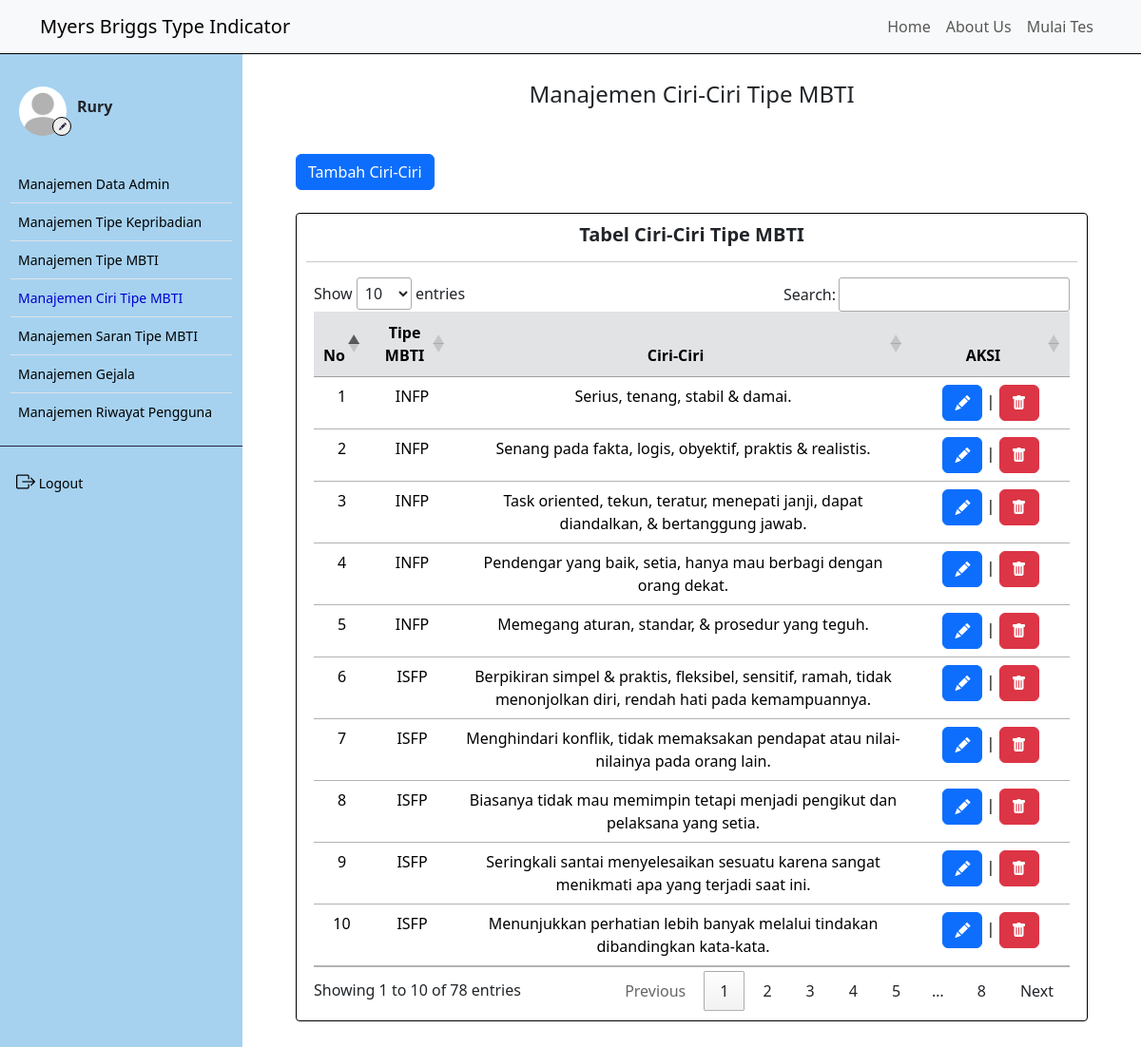
The app's page /ciri-ciri/index.php (signed in) with its own data.
### tables this page shows
CREATE TABLE `user` (
  `iduser` int(11) NOT NULL,
  `nama` varchar(50) NOT NULL,
  `username` varchar(50) NOT NULL,
  `password` varchar(100) NOT NULL,
  `email` varchar(50) NOT NULL,
  `foto` varchar(50) NOT NULL
);

CREATE TABLE `ciri_mbti` (
  `id_ciri` int(11) NOT NULL,
  `id_tpmbti` int(11) NOT NULL,
  `ciri` text NOT NULL
);

CREATE TABLE `tipe_mbti` (
  `id_tpmbti` int(11) NOT NULL,
  `kode` varchar(20) NOT NULL,
  `nama_mbti` varchar(5) NOT NULL,
  `skala_1` int(11) DEFAULT NULL,
  `skala_2` int(11) DEFAULT NULL,
  `skala_3` int(11) DEFAULT NULL,
  `skala_4` int(11) DEFAULT NULL
);

### controller/main.php (called while the page is built, shortened)
<?php
$conn = mysqli_connect("localhost", "root", "", "mbti");
function query($query)
{
    global $conn;
    $result = mysqli_query($conn, $query);
    $rows = [];
    while ($row = mysqli_fetch_assoc($result)) {
        $rows[] = $row;
    }
    return $rows;
}
function generateRandomKey()
{
    $keyLength = 32;
    $randomBytes = openssl_random_pseudo_bytes($keyLength, $strong);
    if (!$strong) {
        $randomBytes = random_bytes($keyLength);
    }
    return base64_encode($randomBytes);
}
function enkripsi($kata)
{
    $key = generateRandomKey();
    $string = openssl_encrypt($kata, 'AES-256-CBC', $key, 0, substr($key, 0, 16));
    $hasilEnkripsi = base64_encode($key . $string);
    return $hasilEnkripsi;
}
function dekripsi($kata)
{
    $string = base64_decode($kata);
    $key = substr($string, 0, 44);
    $enkripsi = substr($string, 44);
    $hasil = openssl_decrypt($enkripsi, 'AES-256-CBC', $key, 0, substr($key, 0, 16));
    return $hasil;
}
?>

### ciri-ciri/index.php (the view, shortened to what this page needs)
<?php
$ciri = query("SELECT * FROM ciri_mbti ORDER BY id_tpmbti ASC");
$current_page = $_SERVER['REQUEST_URI'];
?>
<!DOCTYPE html>
<html lang="en">
<head>
    <link href="https://cdn.jsdelivr.net/npm/bootstrap@5.3.2/dist/css/bootstrap.min.css" rel="stylesheet"
 />
    <link rel="stylesheet" href="https://cdn.jsdelivr.net/npm/bootstrap-icons@1.9.1/font/bootstrap-icons.css" />
    <link rel="stylesheet" href="https://cdn.datatables.net/1.13.4/css/jquery.dataTables.min.css">
    <link rel="stylesheet" href="../style.css">
</head>
<body>
    <div class="content">
        <?php
        require_once('../navbar/navbar_inside.php');
        ?>
        <div class="main-container m-0">
            <div class="d-flex">
                <?php
                require_once('../navbar/sidebar_inside.php');
                ?>
                <div class="contents" style="margin: 75px 0; padding: 10px 40px;">
                    <h4 class="text-center">Manajemen Ciri-Ciri Tipe MBTI</h4>
                    <div class="ms-3 mt-5">
                        <button class="btn btn-primary" data-bs-toggle="modal" data-bs-target="#ciri">
                            Tambah Ciri-Ciri
                        </button>
                    </div>
                    <div class="box2 mx-3 mt-4">
                        <h5 class="text-center fw-bold">Tabel Ciri-Ciri Tipe MBTI</h5>
                        <hr>
                        <div class="tabel mx-2">
                            <table id="example2" class="table table-hover text-center">
                                <thead>
                                    <tr class="table-secondary">
                                        <th class="text-center" scope="col">No</th>
                                        <th class="text-center" scope="col">Tipe MBTI</th>
                                        <th class="text-center" scope="col">Ciri-Ciri</th>
                                        <th class="text-center" scope="col" style="width: 130px;">AKSI</th>
                                    </tr>
                                </thead>
                                <tbody>
                                    <?php
                                    $j = 1;
                                    foreach ($ciri as $ci):
                                        $idmbti = $ci['id_tpmbti'];
                                        $nama_mbti = query("SELECT * FROM tipe_mbti WHERE id_tpmbti = $idmbti")[0];
                                        ?>
                                        <tr>
                                            <td>
                                                <?= $j; ?>
                                            </td>
                                            <td>
                                                <?= $nama_mbti['nama_mbti']; ?>
                                            </td>
                                            <td>
                                                <?= $ci['ciri']; ?>
                                            </td>
                                            <td>
                                                <a class="text-decoration-none"
                                                    href="edit_ciri.php?id=<?= enkripsi($ci['id_ciri']); ?>">
                                                    <button class="btn btn-primary"><i
                                                            class="bi bi-pencil-fill"></i></button>
                                                </a>
                                                |
                                                <a class="delete bg-danger" id="delete"
                                                    onclick="deleteCiri(<?= $ci['id_ciri']; ?>)">
                                                    <button class="btn btn-danger"><i class="bi bi-trash-fill"></i></button>
                                                </a>
                                            </td>
                                        </tr>
                                        <?php
                                        $j++;
                                    endforeach;
                                    ?>
                                </tbody>
                            </table>
                        </div>
                    </div>
                </div>
            </div>
        </div>
</body>
</html>

### navbar/navbar_inside.php (shortened to what this page needs)
<?php
require_once '../controller/main.php';
?>
<nav class="navbar navbar-expand-lg bg-body-tertiary">
    <div class="container-fluid container-sm">
        <a class="navbar-brand" href="../index.php">Myers Briggs Type Indicator</a>
        <div class="collapse navbar-collapse d-flex justify-content-end" id="navbarNav">
            <ul class="navbar-nav">
                <li class="nav-item">
                    <a class="nav-link" aria-current="page" href="../index.php">Home</a>
                </li>
                <li class="nav-item">
                    <a class="nav-link" href="../index.php#about">About Us</a>
                </li>
                <li class="nav-item">
                    <a class="nav-link" type="button" data-bs-toggle="modal" data-bs-target="#Tes">
                        Mulai Tes
                    </a>
                </li>
            </ul>
        </div>
    </div>
</nav>

### navbar/sidebar_inside.php (shortened to what this page needs)
<?php
require_once '../controller/main.php';
$id_user = dekripsi($_COOKIE['SPmbti']);
$user = query("SELECT * FROM user WHERE iduser = $id_user")[0];
$sidebar_links = array(
    '/mbti/admin/data_admin.php' => 'Manajemen Data Admin',
    '/mbti/tipe_kepribadian/index.php' => 'Manajemen Tipe Kepribadian',
    '/mbti/tipe_mbti/index.php' => 'Manajemen Tipe MBTI',
    '/mbti/ciri-ciri/index.php' => 'Manajemen Ciri Tipe MBTI',
    '/mbti/saran/index.php' => 'Manajemen Saran Tipe MBTI',
    '/mbti/gejala/index.php' => 'Manajemen Gejala',
    '/mbti/riwayat/index.php' => 'Manajemen Riwayat Pengguna'
);
?>
<div class="sidebar" id="side_nav">
    <div class="content-side">
        <div class="profil pt-4">
            <div class="row d-flex align-items-center">
                <div class="col-sm-4 me-0">
                    <img src="../image/<?= $user['foto']; ?>" class="rounded-circle" alt="profil">
                    <a href="profil">
                        <button class="rounded-circle"><i class="bi bi-pencil-fill"></i></button>
                    </a>
                </div>
                <div class="col-sm-8 p-0 m-0">
                    <h6 class="fw-bold">
                        <?= $user['nama']; ?>
                    </h6>
                </div>
            </div>
        </div>
        <div class="">
            <ul class="list-group list-group-flush pt-4 fw-medium">
                <?php foreach ($sidebar_links as $link => $text): ?>
                    <li class="list-group-item">
                        <a href="<?= $link ?>" class="text-decoration-none d-block" <?php if ($current_page === $link)
                              echo 'style="color:mediumblue;"'; ?>>
                            <span>
                                <?= $text ?>
                            </span>
                        </a>
                    </li>
                <?php endforeach; ?>
            </ul>
        </div>
        <hr class="hr-color">
        <ul class="list-unstyled fw-medium pb-5">
            <li>
                <a class="text-decoration-none btn" id="logout" onclick="confirmLogout();">
                    <i class="bi bi-box-arrow-right fs-5"></i>
                    <span>Logout</span>
                </a>
            </li>
        </ul>
    </div>
</div>

### style.css (style rules this page uses)
.box2 { border: solid 1px black; border-radius: 8px; padding: 7px; }
.content, .contents { min-height: 100vh; width: 100%; }
.navbar { z-index: 1; display: flex; position: fixed; width: 100%; border-bottom: 1px solid black; }
.box2 { border-radius: 4px; border: solid 1px black; padding: 10px; }
.sidebar { background: #7ebeeab0; min-width: 255px; max-width: 255px; transition: all ease-in 0.3s; min-height: 100vh; }
hr.hr-color { color: #272247; opacity: 1; }
.sidebar ul { padding: 0 11px; }
.sidebar li a { color: black; padding: 5px; font-size: 14px; margin-left: 0; }
.sidebar .list-group-item { padding: 4px 3px; }
.sidebar .list-group-item { background-color: transparent; }
.content-side { position: fixed; margin-top: 60px; width: 255px; }
.sidebar .profil img { width: 50px; height: 66px; margin-left:20px; padding: 7px 0; display: block; transition: all ease-in 0.3s; object-fit: cover; }
.sidebar .profil button { border: 1px solid black; position: absolute; margin-top: -27px; margin-left: 55px; width: 20px; height: 20px; }
.sidebar .profil button i { font-size: 8px; color: #272247; margin-top: -6px; margin-left: -3px; position: absolute; }

### records on screen
user: foto (placeholder picture), nama "Rury"
ciri_mbti: id_tpmbti.nama_mbti "INFP", ciri "Serius, tenang, stabil & damai."
ciri_mbti: id_tpmbti.nama_mbti "INFP", ciri "Senang pada fakta, logis, obyektif, praktis & realistis."
ciri_mbti: id_tpmbti.nama_mbti "INFP", ciri "Task oriented, tekun, teratur, menepati janji, dapat diandalkan, & bertanggung jawab."
ciri_mbti: id_tpmbti.nama_mbti "INFP", ciri "Pendengar yang baik, setia, hanya mau berbagi dengan orang dekat."
ciri_mbti: id_tpmbti.nama_mbti "INFP", ciri "Memegang aturan, standar, & prosedur yang teguh."
ciri_mbti: id_tpmbti.nama_mbti "ISFP", ciri "Berpikiran simpel & praktis, fleksibel, sensitif, ramah, tidak menonjolkan diri, rendah hati pada kemampuannya."
ciri_mbti: id_tpmbti.nama_mbti "ISFP", ciri "Menghindari konflik, tidak memaksakan pendapat atau nilai-nilainya pada orang lain."
ciri_mbti: id_tpmbti.nama_mbti "ISFP", ciri "Biasanya tidak mau memimpin tetapi menjadi pengikut dan pelaksana yang setia."
ciri_mbti: id_tpmbti.nama_mbti "ISFP", ciri "Seringkali santai menyelesaikan sesuatu karena sangat menikmati apa yang terjadi saat ini."
ciri_mbti: id_tpmbti.nama_mbti "ISFP", ciri "Menunjukkan perhatian lebih banyak melalui tindakan dibandingkan kata-kata."

### other values on screen
$text "Manajemen Data Admin"
$text "Manajemen Tipe Kepribadian"
$text "Manajemen Tipe MBTI"
$text "Manajemen Ciri Tipe MBTI"
$text "Manajemen Saran Tipe MBTI"
$text "Manajemen Gejala"
$text "Manajemen Riwayat Pengguna"
